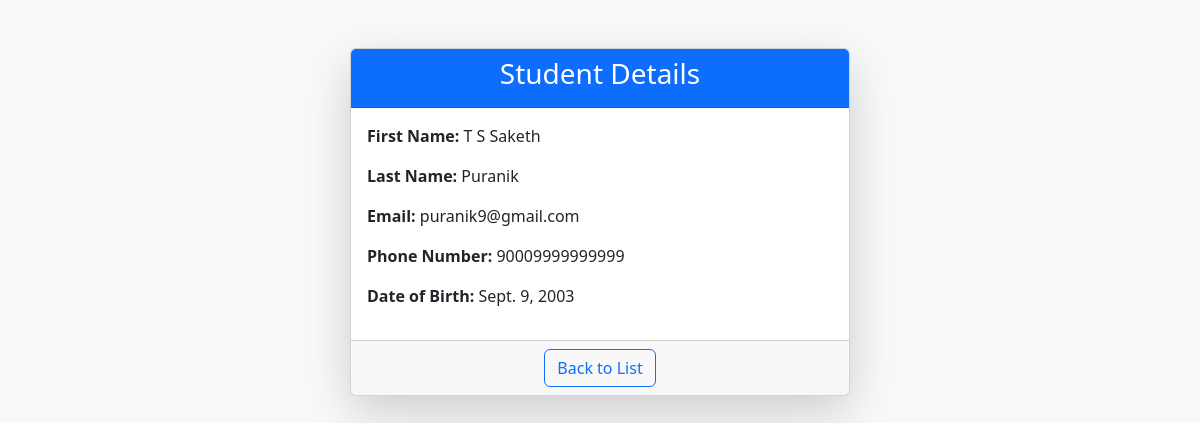
/students/4/, run on the app's committed database.
### students/models.py (models this page shows, shortened)
class Student(models.Model):
    first_name = models.CharField(max_length=50)
    last_name = models.CharField(max_length=50)
    phone_number = models.IntegerField(max_length=10)
    date_of_birth = models.DateField()
    email = models.EmailField(unique=True)

### students/views.py (the view)
# urls.py: path('students/<int:student_id>/', student_details, name = 'student_details')
def student_details(request, student_id):
    student = get_object_or_404(Student, id=student_id)
    return render(request, 'students/student_details.html',{'student':student})

### students/templates/students/student_details.html (shortened to what this page needs)
<!DOCTYPE html>
<html lang="en">
<head>
    <link href="https://cdn.jsdelivr.net/npm/bootstrap@5.3.0/dist/css/bootstrap.min.css" rel="stylesheet">
</head>
<body class="bg-light">
    <div class="container mt-5">
        <div class="card shadow-lg mx-auto" style="max-width: 500px;">
            <div class="card-header bg-primary text-white text-center">
                <h3>Student Details</h3>
            </div>
            <div class="card-body">
                <p><strong>First Name:</strong> {{ student.first_name }}</p>
                <p><strong>Last Name:</strong> {{ student.last_name }}</p>
                <p><strong>Email:</strong> {{ student.email }}</p>
                <p><strong>Phone Number:</strong> {{ student.phone_number }}</p>
                <p><strong>Date of Birth:</strong> {{ student.date_of_birth }}</p>
            </div>
            <div class="card-footer text-center">
                <a href="{% url 'student_list' %}" class="btn btn-outline-primary">Back to List</a>
            </div>
        </div>
    </div>
</body>
</html>

### data on the page
Student: first_name "T S Saketh", last_name "Puranik", email "puranik9@gmail.com", phone_number "90009999999999", date_of_birth "Sept. 9, 2003"
